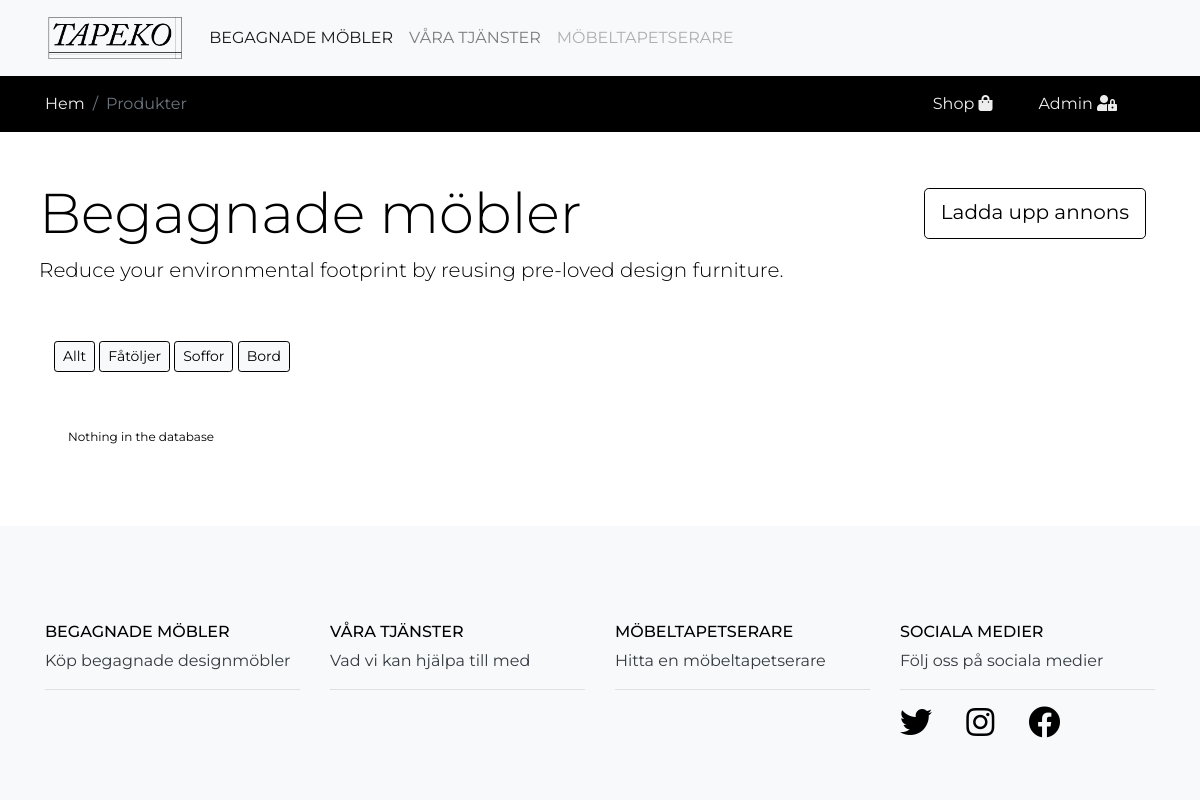
/products.php?where=Fåtölj, run on an earlier commit of the app's database.
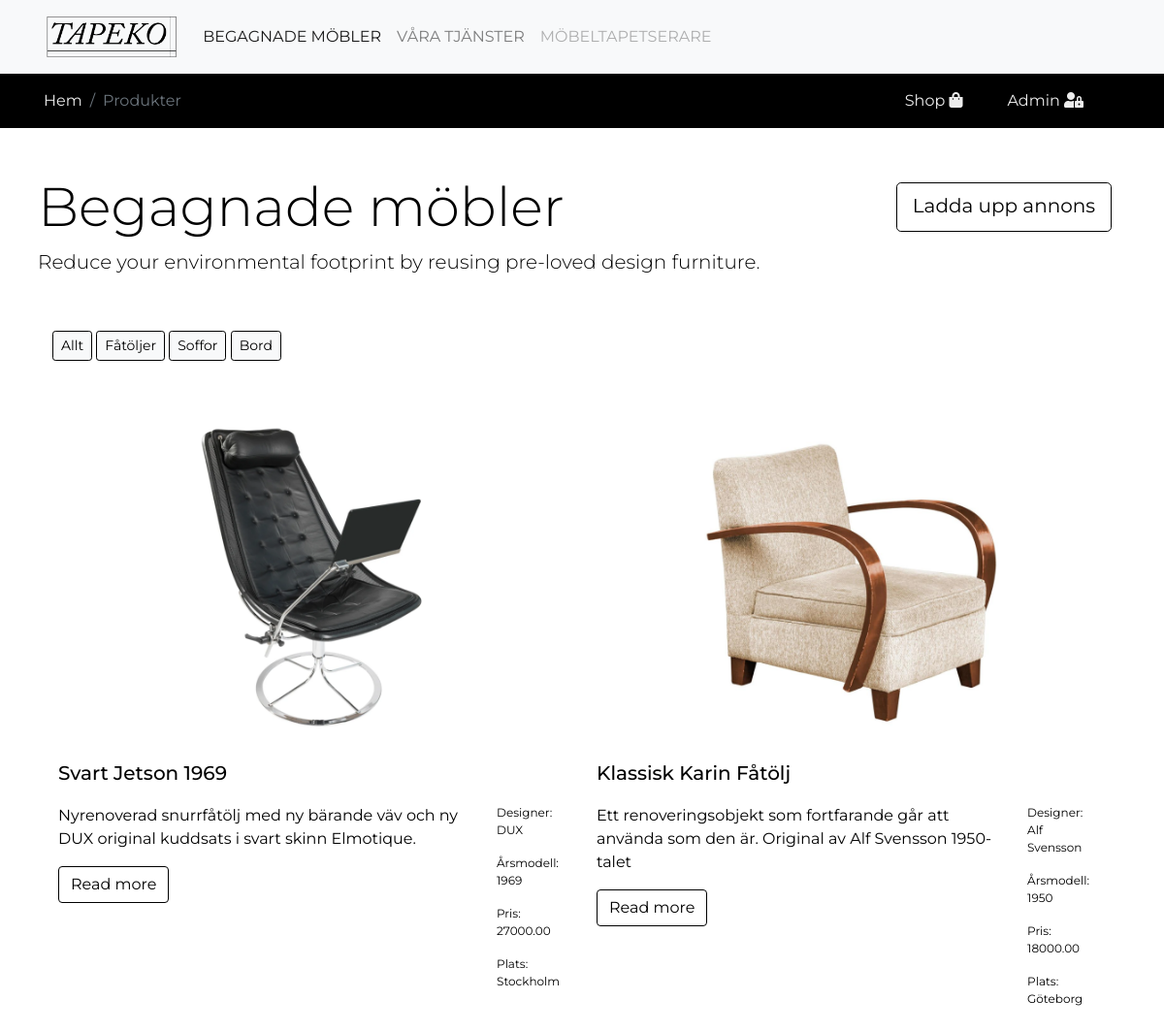
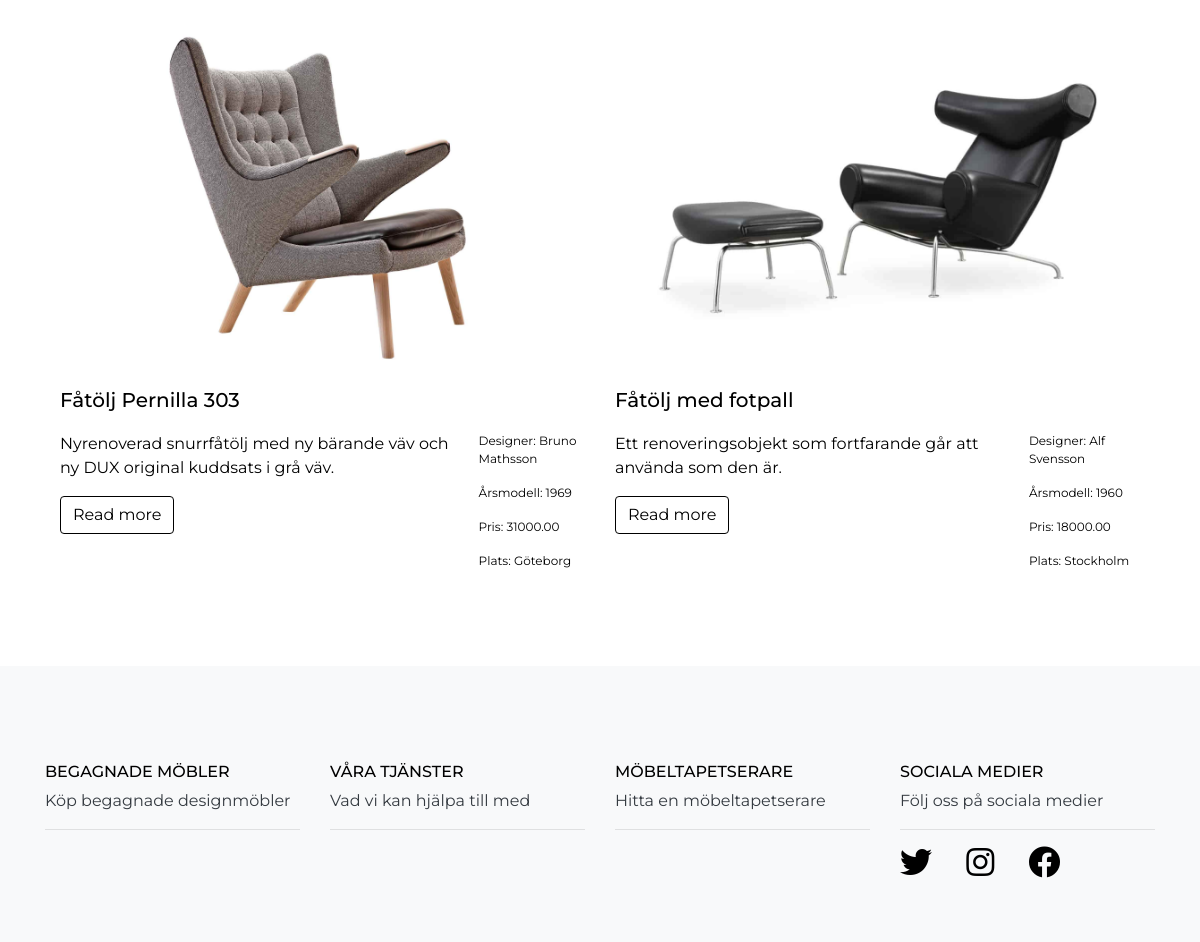
And on a later commit of the database (2 pictures, top to bottom).
### tables this page shows
CREATE TABLE `products` 
( 
  `product_id` BIGINT NOT NULL AUTO_INCREMENT , 
  `product_name` VARCHAR(50) NOT NULL , 
  `product_type` VARCHAR(50) NOT NULL , 
  `product_desc` VARCHAR(1000) NOT NULL , 
  `product_designer` VARCHAR(50) NOT NULL , 
  `product_price` DECIMAL(18,2) NOT NULL , 
  `product_year` INT NOT NULL , 
  `product_location` VARCHAR(50) NOT NULL , 
  `image_url` varchar(500) NOT NULL DEFAULT 'images/default/default.jpg',
  `added_by_userid` INT NOT NULL DEFAULT 1,
  `date_added` DATETIME DEFAULT CURRENT_TIMESTAMP,
  PRIMARY KEY (`product_id`)
);

### backend/functions/select.php (called while the page is built, shortened)
<?php
    $sql = 'SELECT * FROM products';
    if (isset($_GET['where']) or isset($_GET['user']))
    {
        $sql .= ' WHERE';
        if (isset($_GET['where']) and !isset($_GET['user']))
        {
            $sql .= ' product_type = :where_filter_var';
            $sql .= ' order by date_added DESC';
            $stmt = $dbh->prepare($sql);
            $stmt->bindValue(':where_filter_var', $_GET['where']);
            $stmt->execute();
        }
    }
    else
    {
        $stmt = $dbh->prepare($sql);
        $sql .= ' order by date_added DESC';
        $stmt->execute();
    }
?>

### products.php (the view, shortened to what the changed rows need)
<?php
  require_once 'backend/config/db.php';
  require_once 'backend/functions/select.php';
?>
<!DOCTYPE html>
<html lang="sv">
<head>
  <link rel="stylesheet" href="assets/css/bootstrap.min.css">
  <link rel="stylesheet" href="assets/css/all.min.css">
  <link rel="stylesheet" href="assets/css/custom.css">
</head>
<body>
            <div class="container fluid px-4 my-5 text-left">
                <div class="row">
                <h1 class="display-4 fw-bold">Begagnade möbler</h1>
                 </div>
                </div>
<div class="container fluid">
    <div class="container">
        <div class="row row-cols-1 mt-4 row-cols-md-2 g-4">
          <?php
          if ($stmt->rowCount() > 0)
          {
            while ($row = $stmt->fetch()) {
              echo '<div class="col mb-4">';
              echo '<div class="card product-card border-0">';
              echo '<img src="'.$row['image_url'].'" class="card-img-top" alt="...">';
              echo '<div class="card-body p-0 pt-3">';
              echo '<h5 class="card-title">'.$row['product_name'].'</h5>';
              echo '<div class="d-flex mb-3">';
              echo '<div class="pt-2 flex-fill">';
              echo '<p class="card-text1">'.$row['product_desc'].'</p>';
              echo '<a href="product-detail.php" class="btn btn-outline-secondary">Read more</a>';
              echo '</div>';
              echo '<div class="p-2 flex-fill">';
              echo '<p class="card-text">Designer: '.$row['product_designer'].'</p>';
              echo '<p class="card-text">Årsmodell: '.$row['product_year'].'</p>';
              echo '<p class="card-text">Pris: '.$row['product_price'].'</p>';
              echo '<p class="card-text">Plats: '.$row['product_location'].'</p>';
              echo '</div>';
              echo '</div>';
              echo '</div>';
              echo '</div>';
              echo '</div>';
            }
          }
          else {
            echo '<div class="col mb-4">';
            echo '<div class="card border-0">';
            echo '<div class="p-2 flex-fill">';
            echo '<p class="card-text">Nothing in the database</p>';
            echo '</div>';
            echo '</div>';
            echo '</div>';
          }
          ?>
        </div>
    </div>
</div>
</body>

What changed in the data, as far as the page shows it:
added products: image_url (placeholder picture), product_name "Svart Jetson 1969", product_desc "Nyrenoverad snurrfåtölj med ny bärande väv och ny DUX original kuddsats i svart skinn Elmotique.", product_designer "DUX", product_year "1969", product_price "27000.00", product_location "Stockholm"
added products: image_url (placeholder picture), product_name "Klassisk Karin Fåtölj", product_desc "Ett renoveringsobjekt som fortfarande går att använda som den är. Original av Alf Svensson 1950-talet", product_designer "Alf Svensson", product_year "1950", product_price "18000.00", product_location "Göteborg"
added products: image_url (placeholder picture), product_name "Fåtölj Pernilla 303", product_desc "Nyrenoverad snurrfåtölj med ny bärande väv och ny DUX original kuddsats i grå väv.", product_designer "Bruno Mathsson", product_year "1969", product_price "31000.00", product_location "Göteborg"
added products: image_url (placeholder picture), product_name "Fåtölj med fotpall", product_desc "Ett renoveringsobjekt som fortfarande går att använda som den är.", product_designer "Alf Svensson", product_year "1960", product_price "18000.00", product_location "Stockholm"
Also different on the page:
text no longer shown: "Nothing in the database"
